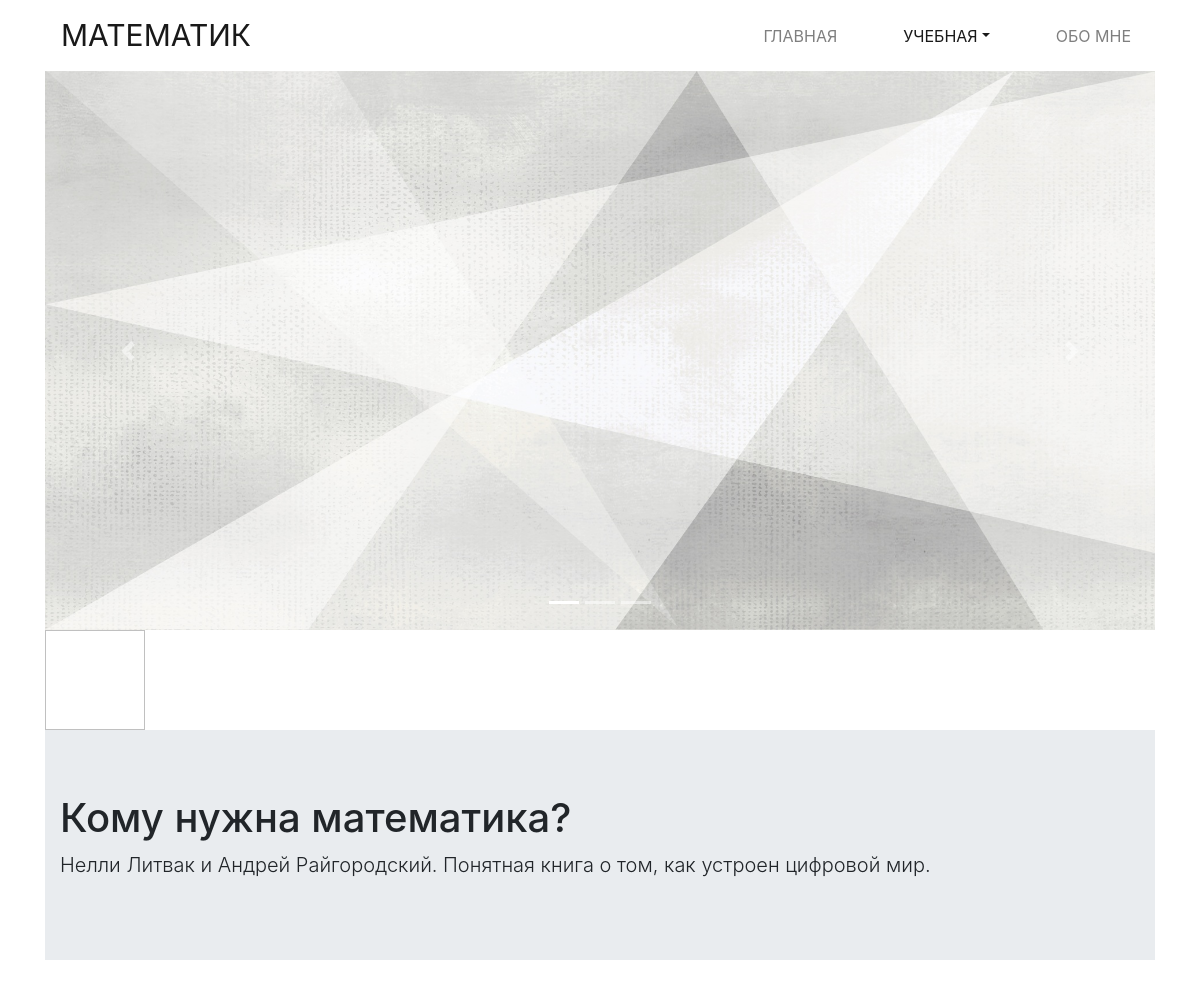
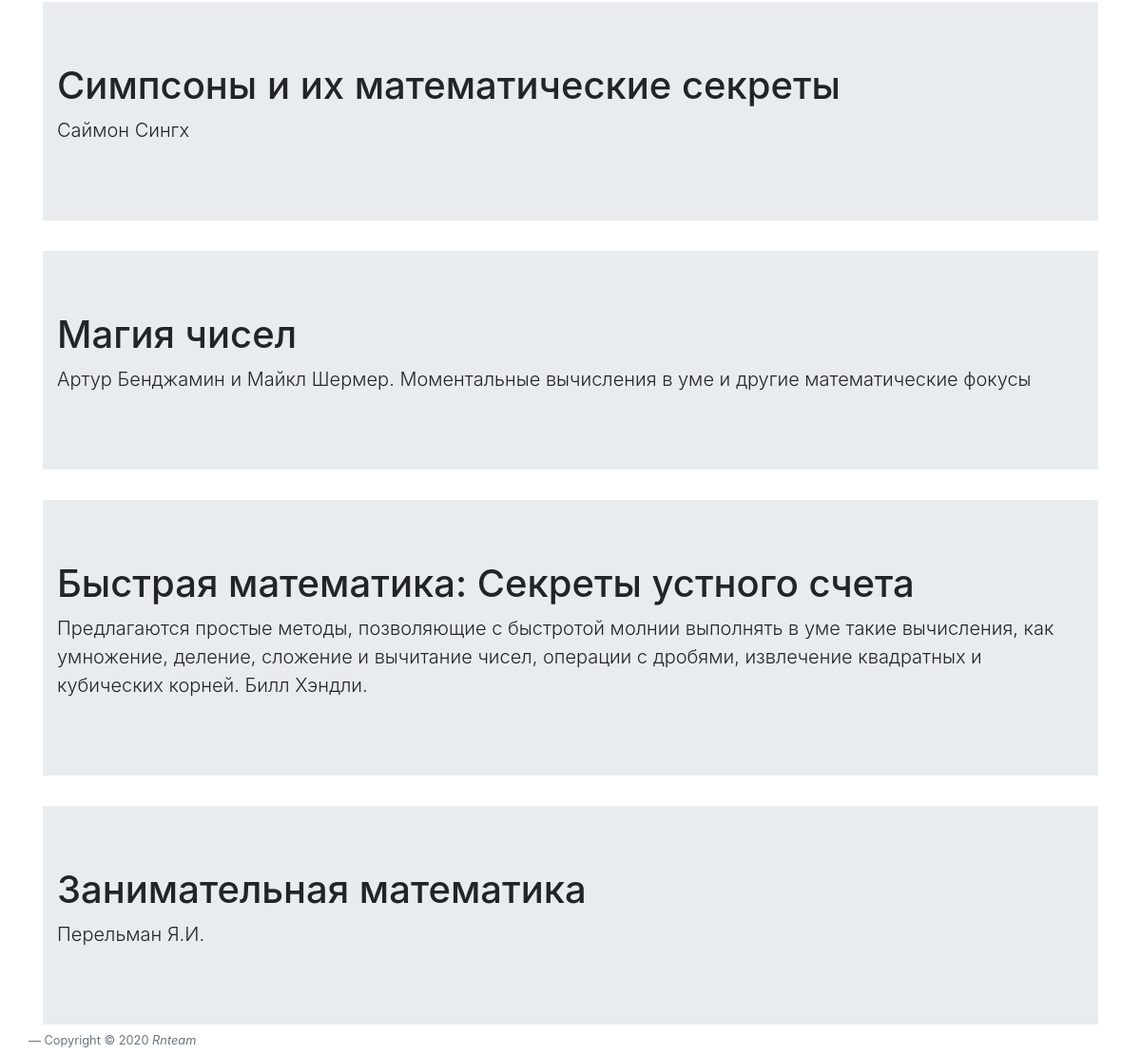
The page /library on the database its author committed (2 pictures, top to bottom).
### main/models.py (models this page shows, shortened)
class liberi(models.Model):
    name = models.TextField('Название')
    text = models.TextField('Описание')
    class Meta:
        verbose_name = 'Ссылка(библтоека)'
        verbose_name_plural = 'Ссылки(библиотека)'

### main/views.py (the view)
# urls.py: path('library', views.library, name="library"),
def library(request):
    menu_uch = link_uch.objects.order_by()
    links = liberi.objects.all()
    return render(request,'main/library.html', {'menu_uch':menu_uch, 'links':links})

### main/templates/main/library.html (shortened to what this page needs)
{% extends 'basic.html' %}
{% load static %}
{% block menu %}
<header>
    <div class="container">
        <nav class="navbar navbar-expand-lg navbar-light">
            <a class="navbar-brand" href="#">Математик</a>
            <div class="collapse navbar-collapse" id="navbarSupportedContent">
                <ul class="navbar-nav ml-auto">
                    <li class="nav-item">
                        <a class="nav-link" href="glavnaya">Главная<span class="sr-only">(current)</span></a>
                    </li>
                    <li class="nav-item dropdown">
                        <a class="nav-link active dropdown-toggle" href="#" id="navbarDropdown" role="button" data-toggle="dropdown" aria-haspopup="true" aria-expanded="false">Учебная</a>
                    <li class="nav-item">
                        <a class="nav-link" href="about_me">Обо мне<span class="sr-only">(current)</span></a>
                    </li>
                </ul>
            </div>
        </nav>
    </div>
</header>
{% endblock %}
{% block carusel %}
   <div class="container">
        <div id="carouselExampleControls" class="carousel slide" data-ride="carousel">
            <div class="carousel-inner">
                <ol class="carousel-indicators">
                    <li data-target="#carouselExampleControls" data-slide-to="0" class="active"></li>
                    <li data-target="#carouselExampleControls" data-slide-to="1"></li>
                    <li data-target="#carouselExampleControls" data-slide-to="1"></li>
                </ol>
                <div class="carousel-item active">
                    <img src="{% static 'images/slide_1.jpg' %}" class="d-block w-100" alt="...">
                </div>
            </div>
            <a class="carousel-control-prev" href="#carouselExampleControls" role="button" data-slide="prev">
                <span class="carousel-control-prev-icon" aria-hidden="true"></span>
            </a>
            <a class="carousel-control-next" href="#carouselExampleControls" role="button" data-slide="next">
                <span class="carousel-control-next-icon" aria-hidden="true"></span>
            </a>
        </div>
    </div>
{% endblock %}
{% block content %}
<img height=100, width=100>
{% if links %}
{% for a in links %}
<div class="jumbotron jumbotron-fluid">
    <div class="container">
        <h1 class="display-5">{{a.name}}</h1>
        <p class="lead ">{{a.text}}</p>
    </div>
</div>
{% endfor %}
{% else %}
    Ссылки отсутствуют )=
{% endif %}
{% endblock %}

### main/templates/basic.html (shortened to what this page needs)
{% load static %}
<!DOCTYPE html>
<html lang="ru">
<head>
    <link rel="stylesheet" href="{% static 'css/css.css' %}">
    <link rel="stylesheet" href="{% static 'css/footer.css' %}">
    <link rel="stylesheet" href="https://stackpath.bootstrapcdn.com/bootstrap/4.4.1/css/bootstrap.min.css">
</head>
<body>
    {% block menu %}{% endblock %}
    {% block carusel %}{% endblock %}
    <div class="container">{% block content %}{% endblock %}</div>
<footer id="footer" class="footer">
    <div class="footer-bottom">
        <div class="container">
            <div class="row">
                <footer class="blockquote-footer">Copyright © 2020 <cite title="Название источника">Rnteam</cite></footer>
            </div>
        </div>
    </div>
</footer>
</body>
</html>

### static/css/css.css (style rules this page uses)
body { min-width: 320px; font-size: 14px; color: #626262; }
img { max-width: 100%; height: auto; }
a { color: #b4ad9e; }
header .navbar-light { background-color: #fff; }
header .navbar-brand { font-size:30px; color: #000; text-transform: uppercase; }
header .nav-item { text-transform: uppercase; margin-left:50px; }

### static/css/footer.css (style rules this page uses)
html { position: relative; min-height: 100%; }
body { margin-bottom: 60px;// значение высоты #footer }
#footer { position: absolute; bottom: 0; width: 100%; height: 25px; background-color: #fff; }

### rows shown on the page
liberi: name "Кому нужна математика?", text "Нелли Литвак и Андрей Райгородский. Понятная книга о том, как устроен цифровой мир."
liberi: name "Симпсоны и их математические секреты", text "Саймон Сингх"
liberi: name "Магия чисел", text "Артур Бенджамин и Майкл Шермер. Моментальные вычисления в уме и другие математические фокусы"
liberi: name "Быстрая математика: Секреты устного счета", text "Предлагаются простые методы, позволяющие с быстротой молнии выполнять в уме такие вычисления, как умножение, деление, сложение и вычитание чисел, операции с дробями, извлечение квадратных и кубических корней. Билл Хэндли."
liberi: name "Занимательная математика", text "Перельман Я.И."
